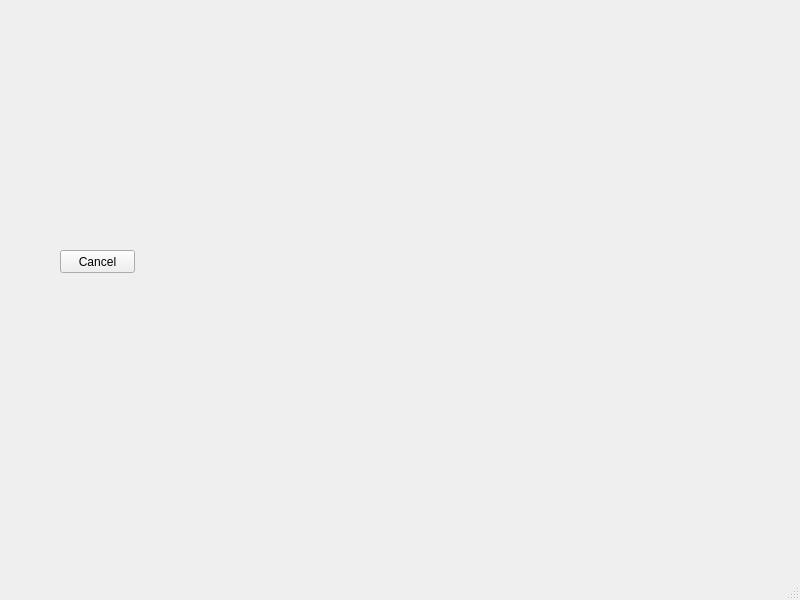
<?xml version="1.0" encoding="UTF-8"?>
<ui version="4.0">
 <class>MainWindow</class>
 <widget class="QMainWindow" name="MainWindow">
  <property name="geometry">
   <rect>
    <x>0</x>
    <y>0</y>
    <width>800</width>
    <height>600</height>
   </rect>
  </property>
  <property name="windowTitle">
   <string>MainWindow</string>
  </property>
  <widget class="QWidget" name="centralwidget">
   <widget class="QPushButton" name="cancelButton">
    <property name="geometry">
     <rect>
      <x>60</x>
      <y>250</y>
      <width>75</width>
      <height>23</height>
     </rect>
    </property>
    <property name="text">
     <string>Cancel</string>
    </property>
   </widget>
  </widget>
  <widget class="QMenuBar" name="menubar">
   <property name="geometry">
    <rect>
     <x>0</x>
     <y>0</y>
     <width>800</width>
     <height>21</height>
    </rect>
   </property>
  </widget>
  <widget class="QStatusBar" name="statusbar"/>
 </widget>
 <resources/>
 <connections/>
</ui>
